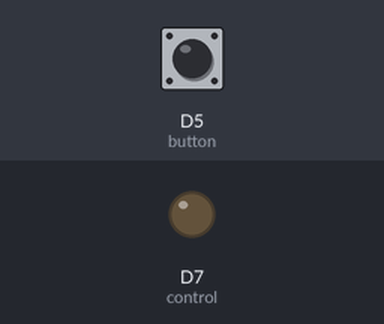
Simulated run of this sketch. Board: Particle Photon. On the bench: output pins drawn as LEDs (lit = HIGH). Dashed ring = blinking. The inputs (shaded band) are chosen by the test bench; at power-on: D5 (button) LOW.

Above: at 1.2 s.
1.3 s: D5 (button) pulled HIGH for 1 s
At 1.45 s:
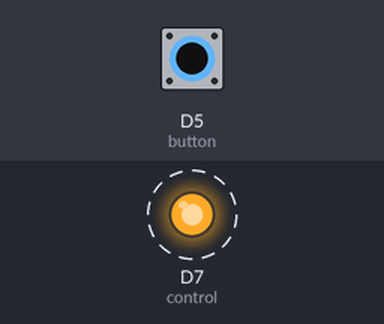
3.8 s: D5 (button) pulled HIGH for 0.15 s
At 4.9 s:
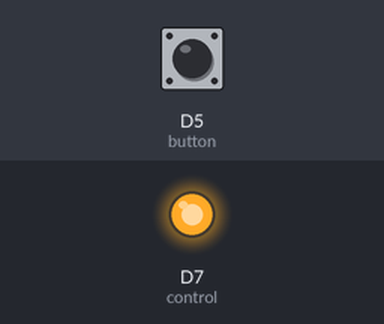
5.4 s: D5 (button) pulled HIGH for 3.2 s
At 9.6 s:
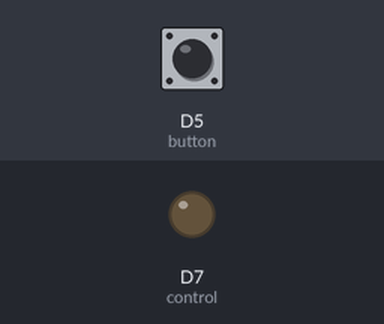
Timing chart, 0 to 11.1 s (numbered marks = the images above; inputs shaded):
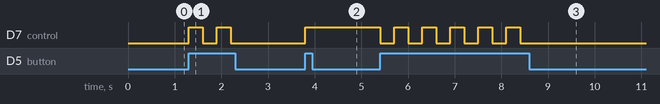

Measured:
- after the input at 1.3 s, D7 (control): alternates HIGH for 0.30 s and LOW for 0.30 s, 4 changes in all, then stays LOW, starting at once
- after the input at 3.8 s, D7 (control): LOW → HIGH at once
- after the input at 5.4 s, D7 (control): alternates HIGH for 0.30 s and LOW for 0.30 s, 11 changes in all, then stays LOW, starting at once

The sketch:

cloudrelay.ino
```cpp
/*
CloudRelay Firmware
Simple cloud controlled relay.
Runs on a Spark Photon with a relay's control pin attached to D7.
*/
int control = D7;
int button = D5;
int state=0; // Holds current state of the relay.
void setup()
{
   pinMode(control, OUTPUT); // Configure control as output pin
   Spark.function("led",ledToggle); // Register toggling function with the Spark service

}

void loop()
{
	// Check state of the button
	if (digitalRead(button)){
		ledToggle("toggle"); // Toggle Relay state
		delay(300); // Wait 300ms before letting check-loop continue
	}
}

/*
ledToggle()
Toggles LED lights attached to relay. Command passed from RESTful POST request determines
whether a toggle actually occurs or whether just the current state of the relay is returned
in the request.
@param String command:  either "toggle" or "status" to toggle the relay or to just query the status (respectivly)
@returns int status:    either 1 or 0 for on or off (current state after executing request). -1 for bad command.
*/
int ledToggle(String command) {
    if (command=="toggle") {
        if (state==0){
            digitalWrite(control,HIGH); // Set relay on
            state=1; // Update state
            return 1; // Return on
        }
        else if (state==1){
            digitalWrite(control,LOW); // Set relay off
            state=0; // Set state to off
            return 0; // Return off
        }
    }
    else if(command=="status"){
        return state; // Just return the current state
    }
    else {
        return -1; // Unrecognized command
    }
}
```
